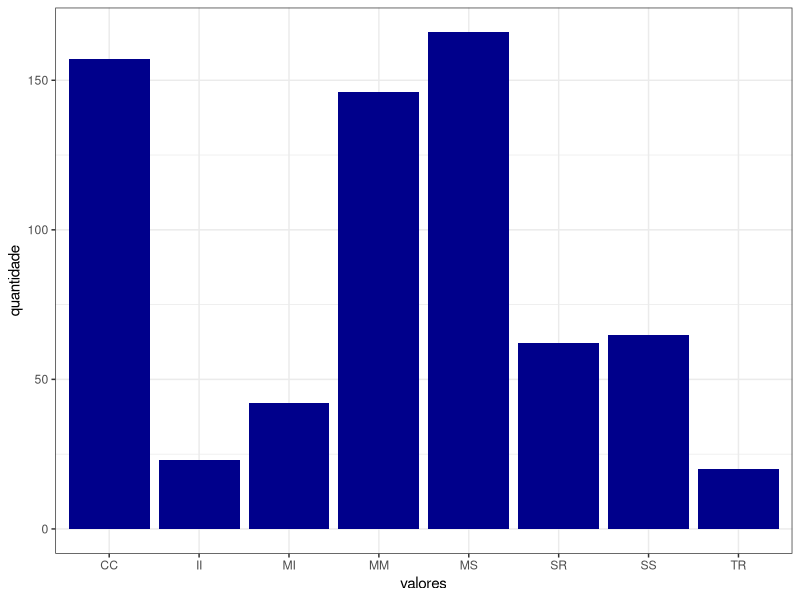

R code for this plot:
# r program to draw a pie chart in the screen
library (ggplot2)
library (png)

cat("entered r program to plot stats\n")

# get command line arguments
args <- commandArgs(trailingOnly = TRUE)

# get data and name the column
data <- read.table("temp.txt", sep = ",")
names(data) <- c("valores")

# my plot
my_plot <-  ggplot(data, aes(valores)) + 
            geom_bar(fill = "darkblue") + 
            ylab("quantidade") + 
            theme_bw()

# save graph
ggsave(filename="temp.png", my_plot)

cat("leaving r program that plot stats\n")
